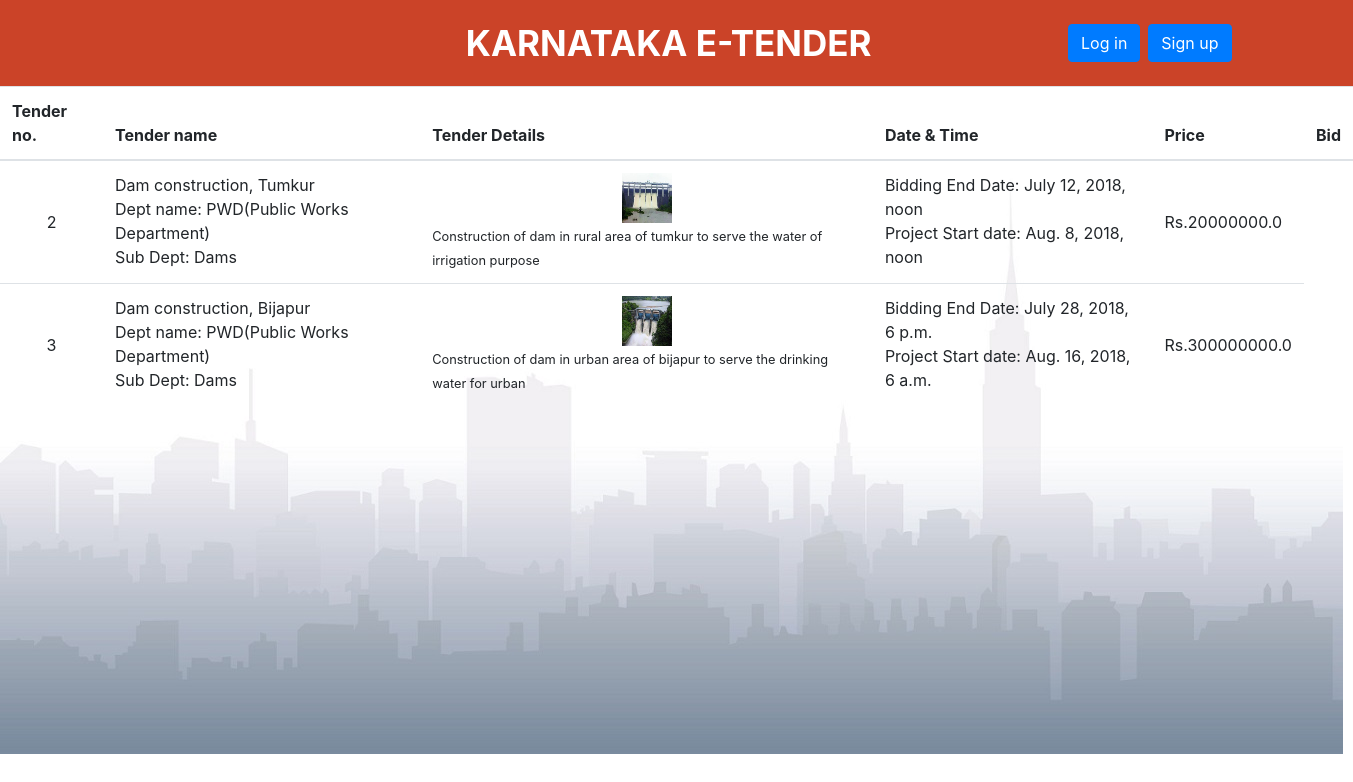
The app's page /tenders/2/ with its own data.
### tender/models.py (models this page shows, shortened)
class tender(models.Model):
	t_name=models.CharField(max_length=30)
	D_Id=models.ForeignKey(dept_master, related_name='department_id1', on_delete=models.CASCADE,)
	Sub_Id=models.ForeignKey(sub_dept, related_name='sub_department_id', on_delete=models.CASCADE,)
	t_description = models.CharField(max_length=100)
	t_image= models.CharField(max_length=50,null=True)
	t_start_period=models.DateTimeField(null=True)
	t_price=models.FloatField()
	t_end_date = models.DateTimeField(null=True)

class dept_master(models.Model):
	d_name=models.CharField(max_length=30)
	d_image= models.CharField(max_length=50,null=True)

class sub_dept(models.Model):
	sub_dept_name=models.CharField(max_length=30)
	sub_image= models.CharField(max_length=50,null=True)
	D_Id=models.ForeignKey(dept_master, related_name='department_id', on_delete=models.CASCADE,)

### tender/views.py (the view)
# urls.py: url(r'^tenders/(?P<pk>\d+)/$',views.tenders,name='tenders'),
def tenders(request, pk):
	tenders_list= tender.objects.filter(Sub_Id=pk)
	return render(request,'tender_list.html',{'tenders_list':tenders_list})

### templates/tender_list.html (shortened to what this page needs)
{% extends 'base.html' %}
{% block content %}
<div id="watermark">
  			<img src="..\..\static\img\cbft.jpg"  style=" opacity: 1;"/><br><br>
		</div>
	<table class="table">
		<thead class="thead-inverse">
			<tr>
				<th>Tender no.</th>
				<th>Tender name</th>
				<center><th>Tender Details</th></center>
				<th>Date & Time</th>
				<th>Price</th>
				<th>Bid</th>
			</tr>
		</thead>
		<tbody>
		{%for tend in tenders_list %}
			<tr>
				<td class="align-middle"><center>{{ tend.id }}</center></td>
				<td class="align-top">{{ tend.t_name }}<br>Dept name: {{ tend.D_Id.d_name }}<br>Sub Dept: {{ tend.Sub_Id.sub_dept_name }}</td>
				<td class="align-top"><center><img src="..\..\{{ tend.t_image }}" style="height: 50px; width: 50px;"/><br></center><small style="text-muted d-block">{{ tend.t_description }}</small></td>
				<td class="align-top">Bidding End Date: {{ tend.t_end_date }}<br>Project Start date: {{ tend.t_start_period }} </td>
				<td class="align-middle">Rs.{{ tend.t_price }}</td>
			</tr>
			{% endfor %}
		</tbody>
	</table>
	{% endblock %}

### templates/base.html (shortened to what this page needs)
{% load static %}<!DOCTYPEhtml>
<html>
	<head>
				<link rel="stylesheet" href="{%static 'css/bootstrap.min.css' %}">
	</head>
	<body>
		{% block body %}
		<nav class="navbar navbar-expand-sm navbar-dark " style="background-color:#cb4328;text-align:center;">
	    <div class="container" style="height: 70px;">
	    	<a class="navbar-brand" href="{%url 'home' %} "style=" font-size: 35px;width:750px;text-align:right"><b>KARNATAKA E-TENDER</b></a>
	    	<div class="collapse navbar-collapse" id="mainMenu">
				{% if user.is_authenticated %}
				<ul class="navbar-nav ml-auto">
				  <li class="nav-item dropdown">
					<a class="nav-link dropdown-toggle" href="#" id="userMenu" data-toggle="dropdown" aria-haspopup="true" aria-expanded="false">
					  {{ user.username }}
					</a>
					<div class="dropdown-menu dropdown-menu-right" aria-labelledby="userMenu">
					  <div class="dropdown-divider"></div>
					  <a class="dropdown-item" href="{%url 'logout' %}">Log out</a>
					</div>
				  </li>
				</ul>
			  {% else %}
        <form class="form-inline ml-auto">
          <a href="{%url 'login' %}" class="btn btn-primary ml-2">Log in</a>
          <a href="{% url 'signup' %}" class="btn btn-primary ml-2">Sign up</a>
        </form>
      {% endif %}
	    	</div>
	    </div>
		</nav>
		{% block content %}
		{% endblock %}
	{% endblock body%}
	</body>
<br>
</html>

### templates/base.html (style rules this page uses)
#watermark { color: #d0d0d0; font-size: 200pt; -webkit-transform: rotate(0deg); -moz-transform: rotate(0deg); position: absolute; width: 600px; height: 600px; margin: 0; z-index: -1; left:465px; top:400px; }

### templates/tender_list.html (style rules this page uses)
#watermark { color: #d0d0d0; font-size: 200pt; -webkit-transform: rotate(0deg); -moz-transform: rotate(0deg); position: absolute; width: 600px; height: 600px; margin: 0; z-index: -1; left:0px; top:0px; }

### records on screen
tender: id "2", t_name "Dam construction, Tumkur", D_Id.d_name "PWD(Public Works Department)", Sub_Id.sub_dept_name "Dams", t_image (picture), t_description "Construction of dam in rural area of tumkur to serve the water of irrigation purpose", t_end_date "July 12, 2018, noon", t_start_period "Aug. 8, 2018, noon", t_price "20000000.0"
tender: id "3", t_name "Dam construction, Bijapur", D_Id.d_name "PWD(Public Works Department)", Sub_Id.sub_dept_name "Dams", t_image (picture), t_description "Construction of dam in urban area of bijapur to serve the drinking water for urban", t_end_date "July 28, 2018, 6 p.m.", t_start_period "Aug. 16, 2018, 6 a.m.", t_price "300000000.0"
